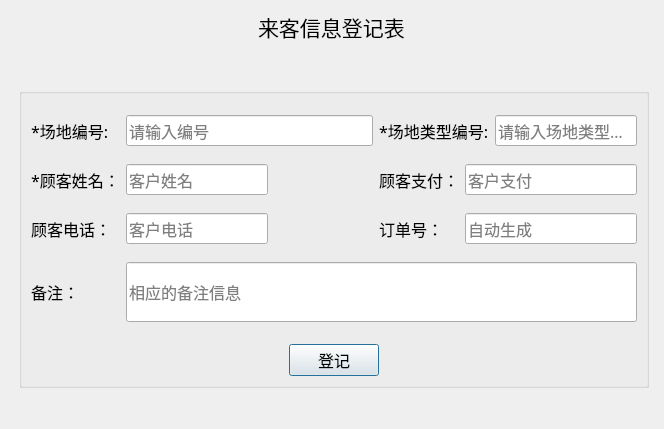
<?xml version="1.0" encoding="UTF-8"?>
<ui version="4.0">
 <class>CheckCutomDialog</class>
 <widget class="QDialog" name="CheckCutomDialog">
  <property name="geometry">
   <rect>
    <x>0</x>
    <y>0</y>
    <width>664</width>
    <height>429</height>
   </rect>
  </property>
  <property name="windowTitle">
   <string>Dialog</string>
  </property>
  <layout class="QVBoxLayout" name="verticalLayout_4">
   <property name="leftMargin">
    <number>1</number>
   </property>
   <property name="topMargin">
    <number>2</number>
   </property>
   <property name="rightMargin">
    <number>2</number>
   </property>
   <property name="bottomMargin">
    <number>0</number>
   </property>
   <item>
    <layout class="QVBoxLayout" name="verticalLayout_3">
     <item>
      <layout class="QHBoxLayout" name="horizontalLayout_5">
       <item>
        <spacer name="horizontalSpacer">
         <property name="orientation">
          <enum>Qt::Horizontal</enum>
         </property>
         <property name="sizeHint" stdset="0">
          <size>
           <width>40</width>
           <height>20</height>
          </size>
         </property>
        </spacer>
       </item>
       <item>
        <widget class="QLabel" name="label">
         <property name="sizePolicy">
          <sizepolicy hsizetype="Preferred" vsizetype="Maximum">
           <horstretch>0</horstretch>
           <verstretch>0</verstretch>
          </sizepolicy>
         </property>
         <property name="minimumSize">
          <size>
           <width>0</width>
           <height>50</height>
          </size>
         </property>
         <property name="maximumSize">
          <size>
           <width>16777215</width>
           <height>50</height>
          </size>
         </property>
         <property name="font">
          <font>
           <family>楷体</family>
           <pointsize>16</pointsize>
          </font>
         </property>
         <property name="text">
          <string>来客信息登记表</string>
         </property>
        </widget>
       </item>
       <item>
        <spacer name="horizontalSpacer_2">
         <property name="orientation">
          <enum>Qt::Horizontal</enum>
         </property>
         <property name="sizeHint" stdset="0">
          <size>
           <width>40</width>
           <height>20</height>
          </size>
         </property>
        </spacer>
       </item>
      </layout>
     </item>
     <item>
      <spacer name="verticalSpacer">
       <property name="orientation">
        <enum>Qt::Vertical</enum>
       </property>
       <property name="sizeType">
        <enum>QSizePolicy::Maximum</enum>
       </property>
       <property name="sizeHint" stdset="0">
        <size>
         <width>20</width>
         <height>30</height>
        </size>
       </property>
      </spacer>
     </item>
     <item>
      <layout class="QGridLayout" name="gridLayout_2">
       <item row="0" column="0">
        <spacer name="horizontalSpacer_5">
         <property name="orientation">
          <enum>Qt::Horizontal</enum>
         </property>
         <property name="sizeHint" stdset="0">
          <size>
           <width>40</width>
           <height>20</height>
          </size>
         </property>
        </spacer>
       </item>
       <item row="0" column="1" rowspan="2">
        <widget class="QGroupBox" name="groupBox">
         <property name="minimumSize">
          <size>
           <width>630</width>
           <height>300</height>
          </size>
         </property>
         <property name="font">
          <font>
           <pointsize>14</pointsize>
          </font>
         </property>
         <property name="title">
          <string/>
         </property>
         <layout class="QVBoxLayout" name="verticalLayout_2">
          <item>
           <layout class="QVBoxLayout" name="verticalLayout">
            <item>
             <layout class="QGridLayout" name="gridLayout">
              <item row="2" column="1">
               <widget class="QLineEdit" name="lineEditCustomName">
                <property name="minimumSize">
                 <size>
                  <width>0</width>
                  <height>26</height>
                 </size>
                </property>
                <property name="font">
                 <font>
                  <family>楷体</family>
                  <pointsize>12</pointsize>
                 </font>
                </property>
                <property name="placeholderText">
                 <string>客户姓名</string>
                </property>
               </widget>
              </item>
              <item row="1" column="2" colspan="4">
               <layout class="QHBoxLayout" name="horizontalLayout_2"/>
              </item>
              <item row="0" column="1" colspan="2">
               <layout class="QHBoxLayout" name="horizontalLayout_3">
                <item>
                 <widget class="QLineEdit" name="lineEditvenueId">
                  <property name="minimumSize">
                   <size>
                    <width>0</width>
                    <height>26</height>
                   </size>
                  </property>
                  <property name="font">
                   <font>
                    <family>楷体</family>
                    <pointsize>12</pointsize>
                   </font>
                  </property>
                  <property name="placeholderText">
                   <string>请输入编号</string>
                  </property>
                 </widget>
                </item>
               </layout>
              </item>
              <item row="1" column="1">
               <layout class="QHBoxLayout" name="horizontalLayout"/>
              </item>
              <item row="2" column="2">
               <spacer name="horizontalSpacer_7">
                <property name="orientation">
                 <enum>Qt::Horizontal</enum>
                </property>
                <property name="sizeHint" stdset="0">
                 <size>
                  <width>40</width>
                  <height>20</height>
                 </size>
                </property>
               </spacer>
              </item>
              <item row="4" column="3">
               <widget class="QLabel" name="label_13">
                <property name="font">
                 <font>
                  <family>楷体</family>
                  <pointsize>12</pointsize>
                 </font>
                </property>
                <property name="text">
                 <string>订单号：</string>
                </property>
               </widget>
              </item>
              <item row="0" column="5">
               <layout class="QHBoxLayout" name="horizontalLayout_4">
                <item>
                 <widget class="QLineEdit" name="lineEditvenueTypeId">
                  <property name="minimumSize">
                   <size>
                    <width>0</width>
                    <height>26</height>
                   </size>
                  </property>
                  <property name="font">
                   <font>
                    <family>楷体</family>
                    <pointsize>12</pointsize>
                   </font>
                  </property>
                  <property name="placeholderText">
                   <string>请输入场地类型编号</string>
                  </property>
                 </widget>
                </item>
               </layout>
              </item>
              <item row="2" column="0">
               <widget class="QLabel" name="label_9">
                <property name="font">
                 <font>
                  <family>楷体</family>
                  <pointsize>12</pointsize>
                 </font>
                </property>
                <property name="text">
                 <string>*顾客姓名：</string>
                </property>
               </widget>
              </item>
              <item row="4" column="1">
               <widget class="QLineEdit" name="lineEditCustomPhone">
                <property name="minimumSize">
                 <size>
                  <width>0</width>
                  <height>26</height>
                 </size>
                </property>
                <property name="font">
                 <font>
                  <family>楷体</family>
                  <pointsize>12</pointsize>
                 </font>
                </property>
                <property name="placeholderText">
                 <string>客户电话</string>
                </property>
               </widget>
              </item>
              <item row="0" column="0">
               <widget class="QLabel" name="label_4">
                <property name="font">
                 <font>
                  <family>楷体</family>
                  <pointsize>12</pointsize>
                 </font>
                </property>
                <property name="text">
                 <string>*场地编号:</string>
                </property>
               </widget>
              </item>
              <item row="4" column="0">
               <widget class="QLabel" name="label_11">
                <property name="font">
                 <font>
                  <family>楷体</family>
                  <pointsize>12</pointsize>
                 </font>
                </property>
                <property name="text">
                 <string>顾客电话：</string>
                </property>
               </widget>
              </item>
              <item row="0" column="3" colspan="2">
               <widget class="QLabel" name="label_2">
                <property name="font">
                 <font>
                  <family>楷体</family>
                  <pointsize>12</pointsize>
                 </font>
                </property>
                <property name="text">
                 <string>*场地类型编号:</string>
                </property>
               </widget>
              </item>
              <item row="4" column="4" colspan="2">
               <widget class="QLineEdit" name="lineEditCustomOrderId">
                <property name="minimumSize">
                 <size>
                  <width>0</width>
                  <height>26</height>
                 </size>
                </property>
                <property name="font">
                 <font>
                  <family>楷体</family>
                  <pointsize>12</pointsize>
                 </font>
                </property>
                <property name="cursor">
                 <cursorShape>BlankCursor</cursorShape>
                </property>
                <property name="placeholderText">
                 <string>自动生成</string>
                </property>
               </widget>
              </item>
              <item row="5" column="1" colspan="5">
               <widget class="QLineEdit" name="lineEditRemark">
                <property name="minimumSize">
                 <size>
                  <width>0</width>
                  <height>60</height>
                 </size>
                </property>
                <property name="font">
                 <font>
                  <family>楷体</family>
                  <pointsize>12</pointsize>
                 </font>
                </property>
                <property name="placeholderText">
                 <string>相应的备注信息</string>
                </property>
               </widget>
              </item>
              <item row="5" column="0">
               <widget class="QLabel" name="label_14">
                <property name="font">
                 <font>
                  <family>楷体</family>
                  <pointsize>12</pointsize>
                 </font>
                </property>
                <property name="text">
                 <string>备注：</string>
                </property>
               </widget>
              </item>
              <item row="2" column="3">
               <widget class="QLabel" name="label_16">
                <property name="font">
                 <font>
                  <family>楷体</family>
                  <pointsize>12</pointsize>
                 </font>
                </property>
                <property name="text">
                 <string>顾客支付：</string>
                </property>
               </widget>
              </item>
              <item row="2" column="4" colspan="2">
               <widget class="QLineEdit" name="lineEditCustomCash">
                <property name="minimumSize">
                 <size>
                  <width>0</width>
                  <height>26</height>
                 </size>
                </property>
                <property name="font">
                 <font>
                  <family>楷体</family>
                  <pointsize>12</pointsize>
                 </font>
                </property>
                <property name="placeholderText">
                 <string>客户支付</string>
                </property>
               </widget>
              </item>
             </layout>
            </item>
            <item>
             <layout class="QHBoxLayout" name="horizontalLayout_6">
              <item>
               <spacer name="horizontalSpacer_3">
                <property name="orientation">
                 <enum>Qt::Horizontal</enum>
                </property>
                <property name="sizeHint" stdset="0">
                 <size>
                  <width>40</width>
                  <height>20</height>
                 </size>
                </property>
               </spacer>
              </item>
              <item>
               <widget class="QPushButton" name="pbnCheckOk">
                <property name="sizePolicy">
                 <sizepolicy hsizetype="Maximum" vsizetype="Fixed">
                  <horstretch>0</horstretch>
                  <verstretch>0</verstretch>
                 </sizepolicy>
                </property>
                <property name="minimumSize">
                 <size>
                  <width>90</width>
                  <height>25</height>
                 </size>
                </property>
                <property name="font">
                 <font>
                  <family>楷体</family>
                  <pointsize>12</pointsize>
                 </font>
                </property>
                <property name="cursor">
                 <cursorShape>OpenHandCursor</cursorShape>
                </property>
                <property name="toolTip">
                 <string>登记</string>
                </property>
                <property name="text">
                 <string>登记</string>
                </property>
               </widget>
              </item>
              <item>
               <spacer name="horizontalSpacer_4">
                <property name="orientation">
                 <enum>Qt::Horizontal</enum>
                </property>
                <property name="sizeHint" stdset="0">
                 <size>
                  <width>40</width>
                  <height>20</height>
                 </size>
                </property>
               </spacer>
              </item>
             </layout>
            </item>
           </layout>
          </item>
         </layout>
        </widget>
       </item>
       <item row="1" column="2">
        <spacer name="horizontalSpacer_6">
         <property name="orientation">
          <enum>Qt::Horizontal</enum>
         </property>
         <property name="sizeHint" stdset="0">
          <size>
           <width>40</width>
           <height>20</height>
          </size>
         </property>
        </spacer>
       </item>
       <item row="2" column="0" colspan="2">
        <spacer name="verticalSpacer_2">
         <property name="orientation">
          <enum>Qt::Vertical</enum>
         </property>
         <property name="sizeType">
          <enum>QSizePolicy::Expanding</enum>
         </property>
         <property name="sizeHint" stdset="0">
          <size>
           <width>20</width>
           <height>30</height>
          </size>
         </property>
        </spacer>
       </item>
      </layout>
     </item>
    </layout>
   </item>
  </layout>
 </widget>
 <resources/>
 <connections/>
</ui>
